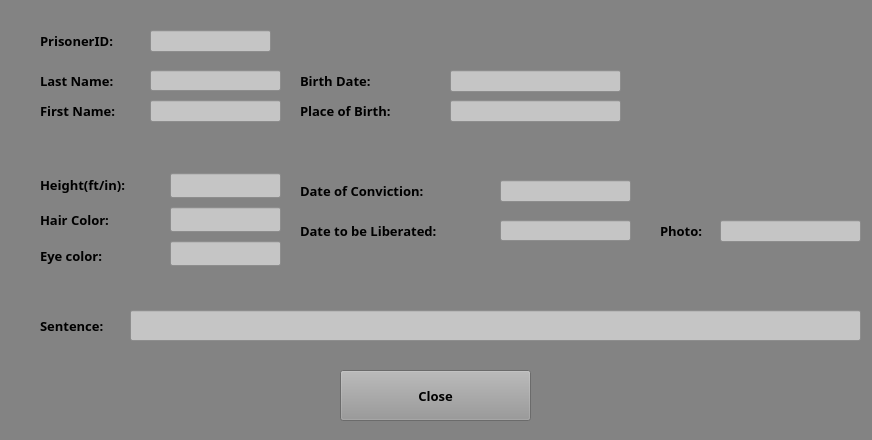
<?xml version="1.0" encoding="UTF-8"?>
<ui version="4.0">
 <class>Form</class>
 <widget class="QWidget" name="Form">
  <property name="geometry">
   <rect>
    <x>0</x>
    <y>0</y>
    <width>872</width>
    <height>440</height>
   </rect>
  </property>
  <property name="font">
   <font>
    <pointsize>9</pointsize>
   </font>
  </property>
  <property name="cursor">
   <cursorShape>PointingHandCursor</cursorShape>
  </property>
  <property name="windowTitle">
   <string>View Prisoner</string>
  </property>
  <property name="styleSheet">
   <string notr="true">background-color: rgb(131, 131, 131);</string>
  </property>
  <widget class="QLineEdit" name="prisonerID_lineEdit">
   <property name="geometry">
    <rect>
     <x>150</x>
     <y>30</y>
     <width>121</width>
     <height>22</height>
    </rect>
   </property>
   <property name="font">
    <font>
     <family>MV Boli</family>
     <pointsize>9</pointsize>
    </font>
   </property>
   <property name="cursor">
    <cursorShape>IBeamCursor</cursorShape>
   </property>
   <property name="autoFillBackground">
    <bool>false</bool>
   </property>
   <property name="styleSheet">
    <string notr="true">background-color: rgb(197, 197, 197);</string>
   </property>
   <property name="readOnly">
    <bool>true</bool>
   </property>
  </widget>
  <widget class="QLabel" name="label_4">
   <property name="geometry">
    <rect>
     <x>40</x>
     <y>30</y>
     <width>101</width>
     <height>21</height>
    </rect>
   </property>
   <property name="font">
    <font>
     <family>MV Boli</family>
     <pointsize>10</pointsize>
     <weight>75</weight>
     <bold>true</bold>
    </font>
   </property>
   <property name="cursor">
    <cursorShape>PointingHandCursor</cursorShape>
   </property>
   <property name="styleSheet">
    <string notr="true">background-color: qlineargradient(spread:pad, x1:0, y1:0, x2:0, y2:0, stop:0 rgba(0, 0, 0, 0), stop:1 rgba(255, 255, 255, 255));</string>
   </property>
   <property name="text">
    <string>PrisonerID:</string>
   </property>
  </widget>
  <widget class="QLabel" name="label_2">
   <property name="geometry">
    <rect>
     <x>40</x>
     <y>70</y>
     <width>111</width>
     <height>21</height>
    </rect>
   </property>
   <property name="font">
    <font>
     <family>MV Boli</family>
     <pointsize>10</pointsize>
     <weight>75</weight>
     <bold>true</bold>
    </font>
   </property>
   <property name="cursor">
    <cursorShape>PointingHandCursor</cursorShape>
   </property>
   <property name="styleSheet">
    <string notr="true">background-color: qlineargradient(spread:pad, x1:0, y1:0, x2:0, y2:0, stop:0 rgba(0, 0, 0, 0), stop:1 rgba(255, 255, 255, 255));</string>
   </property>
   <property name="text">
    <string>Last Name:</string>
   </property>
  </widget>
  <widget class="QLineEdit" name="sentence_lineEdit">
   <property name="geometry">
    <rect>
     <x>130</x>
     <y>310</y>
     <width>731</width>
     <height>31</height>
    </rect>
   </property>
   <property name="font">
    <font>
     <family>MV Boli</family>
     <pointsize>8</pointsize>
    </font>
   </property>
   <property name="cursor">
    <cursorShape>IBeamCursor</cursorShape>
   </property>
   <property name="autoFillBackground">
    <bool>false</bool>
   </property>
   <property name="styleSheet">
    <string notr="true">background-color: rgb(197, 197, 197);</string>
   </property>
   <property name="readOnly">
    <bool>true</bool>
   </property>
  </widget>
  <widget class="QLineEdit" name="lastName_lineEdit">
   <property name="geometry">
    <rect>
     <x>150</x>
     <y>70</y>
     <width>131</width>
     <height>21</height>
    </rect>
   </property>
   <property name="font">
    <font>
     <family>MV Boli</family>
     <pointsize>9</pointsize>
    </font>
   </property>
   <property name="cursor">
    <cursorShape>IBeamCursor</cursorShape>
   </property>
   <property name="autoFillBackground">
    <bool>false</bool>
   </property>
   <property name="styleSheet">
    <string notr="true">background-color: rgb(197, 197, 197);</string>
   </property>
   <property name="readOnly">
    <bool>true</bool>
   </property>
  </widget>
  <widget class="QLabel" name="label_5">
   <property name="geometry">
    <rect>
     <x>300</x>
     <y>70</y>
     <width>111</width>
     <height>21</height>
    </rect>
   </property>
   <property name="font">
    <font>
     <family>MV Boli</family>
     <pointsize>10</pointsize>
     <weight>75</weight>
     <bold>true</bold>
    </font>
   </property>
   <property name="cursor">
    <cursorShape>PointingHandCursor</cursorShape>
   </property>
   <property name="styleSheet">
    <string notr="true">background-color: qlineargradient(spread:pad, x1:0, y1:0, x2:0, y2:0, stop:0 rgba(0, 0, 0, 0), stop:1 rgba(255, 255, 255, 255));</string>
   </property>
   <property name="text">
    <string>Birth Date:</string>
   </property>
  </widget>
  <widget class="QLineEdit" name="dateToBeLiberated_lineEdit">
   <property name="geometry">
    <rect>
     <x>500</x>
     <y>220</y>
     <width>131</width>
     <height>21</height>
    </rect>
   </property>
   <property name="font">
    <font>
     <family>MV Boli</family>
     <pointsize>9</pointsize>
    </font>
   </property>
   <property name="cursor">
    <cursorShape>IBeamCursor</cursorShape>
   </property>
   <property name="autoFillBackground">
    <bool>false</bool>
   </property>
   <property name="styleSheet">
    <string notr="true">
background-color: rgb(197, 197, 197);</string>
   </property>
   <property name="text">
    <string/>
   </property>
   <property name="readOnly">
    <bool>true</bool>
   </property>
  </widget>
  <widget class="QPushButton" name="close_pushButton">
   <property name="geometry">
    <rect>
     <x>340</x>
     <y>370</y>
     <width>191</width>
     <height>51</height>
    </rect>
   </property>
   <property name="font">
    <font>
     <family>MV Boli</family>
     <pointsize>10</pointsize>
     <weight>75</weight>
     <bold>true</bold>
    </font>
   </property>
   <property name="cursor">
    <cursorShape>PointingHandCursor</cursorShape>
   </property>
   <property name="styleSheet">
    <string notr="true">background-color: rgb(150, 150, 150);</string>
   </property>
   <property name="text">
    <string>Close</string>
   </property>
  </widget>
  <widget class="QLabel" name="label_9">
   <property name="geometry">
    <rect>
     <x>300</x>
     <y>180</y>
     <width>181</width>
     <height>21</height>
    </rect>
   </property>
   <property name="font">
    <font>
     <family>MV Boli</family>
     <pointsize>10</pointsize>
     <weight>75</weight>
     <bold>true</bold>
    </font>
   </property>
   <property name="cursor">
    <cursorShape>PointingHandCursor</cursorShape>
   </property>
   <property name="styleSheet">
    <string notr="true">background-color: qlineargradient(spread:pad, x1:0, y1:0, x2:0, y2:0, stop:0 rgba(0, 0, 0, 0), stop:1 rgba(255, 255, 255, 255));</string>
   </property>
   <property name="text">
    <string>Date of Conviction:</string>
   </property>
  </widget>
  <widget class="QWidget" name="layoutWidget">
   <property name="geometry">
    <rect>
     <x>40</x>
     <y>170</y>
     <width>128</width>
     <height>100</height>
    </rect>
   </property>
   <property name="font">
    <font>
     <family>MV Boli</family>
     <pointsize>10</pointsize>
     <weight>75</weight>
     <bold>true</bold>
    </font>
   </property>
   <property name="cursor">
    <cursorShape>PointingHandCursor</cursorShape>
   </property>
   <property name="styleSheet">
    <string notr="true">background-color: qlineargradient(spread:pad, x1:0, y1:0, x2:0, y2:0, stop:0 rgba(0, 0, 0, 0), stop:1 rgba(255, 255, 255, 255));</string>
   </property>
   <layout class="QVBoxLayout" name="verticalLayout">
    <item>
     <widget class="QLabel" name="label_6">
      <property name="font">
       <font>
        <family>MV Boli</family>
        <pointsize>10</pointsize>
        <weight>75</weight>
        <bold>true</bold>
       </font>
      </property>
      <property name="cursor">
       <cursorShape>PointingHandCursor</cursorShape>
      </property>
      <property name="styleSheet">
       <string notr="true">background-color: qlineargradient(spread:pad, x1:0, y1:0, x2:0, y2:0, stop:0 rgba(0, 0, 0, 0), stop:1 rgba(255, 255, 255, 255));</string>
      </property>
      <property name="text">
       <string>Height(ft/in):</string>
      </property>
     </widget>
    </item>
    <item>
     <widget class="QLabel" name="label_7">
      <property name="font">
       <font>
        <family>MV Boli</family>
        <pointsize>10</pointsize>
        <weight>75</weight>
        <bold>true</bold>
       </font>
      </property>
      <property name="cursor">
       <cursorShape>PointingHandCursor</cursorShape>
      </property>
      <property name="styleSheet">
       <string notr="true">background-color: qlineargradient(spread:pad, x1:0, y1:0, x2:0, y2:0, stop:0 rgba(0, 0, 0, 0), stop:1 rgba(255, 255, 255, 255));</string>
      </property>
      <property name="text">
       <string>Hair Color:</string>
      </property>
     </widget>
    </item>
    <item>
     <widget class="QLabel" name="label_8">
      <property name="font">
       <font>
        <family>MV Boli</family>
        <pointsize>10</pointsize>
        <weight>75</weight>
        <bold>true</bold>
       </font>
      </property>
      <property name="cursor">
       <cursorShape>PointingHandCursor</cursorShape>
      </property>
      <property name="styleSheet">
       <string notr="true">background-color: qlineargradient(spread:pad, x1:0, y1:0, x2:0, y2:0, stop:0 rgba(0, 0, 0, 0), stop:1 rgba(255, 255, 255, 255));</string>
      </property>
      <property name="text">
       <string>Eye color:</string>
      </property>
     </widget>
    </item>
   </layout>
  </widget>
  <widget class="QLabel" name="label_11">
   <property name="geometry">
    <rect>
     <x>40</x>
     <y>310</y>
     <width>91</width>
     <height>31</height>
    </rect>
   </property>
   <property name="font">
    <font>
     <family>MV Boli</family>
     <pointsize>10</pointsize>
     <weight>75</weight>
     <bold>true</bold>
    </font>
   </property>
   <property name="cursor">
    <cursorShape>PointingHandCursor</cursorShape>
   </property>
   <property name="styleSheet">
    <string notr="true">background-color: qlineargradient(spread:pad, x1:0, y1:0, x2:0, y2:0, stop:0 rgba(0, 0, 0, 0), stop:1 rgba(255, 255, 255, 255));</string>
   </property>
   <property name="text">
    <string>Sentence:</string>
   </property>
  </widget>
  <widget class="QLineEdit" name="photo_lineEdit">
   <property name="geometry">
    <rect>
     <x>720</x>
     <y>220</y>
     <width>141</width>
     <height>22</height>
    </rect>
   </property>
   <property name="font">
    <font>
     <pointsize>6</pointsize>
    </font>
   </property>
   <property name="cursor">
    <cursorShape>IBeamCursor</cursorShape>
   </property>
   <property name="autoFillBackground">
    <bool>false</bool>
   </property>
   <property name="styleSheet">
    <string notr="true">background-color: rgb(197, 197, 197);</string>
   </property>
   <property name="readOnly">
    <bool>true</bool>
   </property>
  </widget>
  <widget class="QLineEdit" name="placeOfBirth_lineEdit">
   <property name="geometry">
    <rect>
     <x>450</x>
     <y>100</y>
     <width>171</width>
     <height>22</height>
    </rect>
   </property>
   <property name="font">
    <font>
     <family>MV Boli</family>
     <pointsize>9</pointsize>
    </font>
   </property>
   <property name="cursor">
    <cursorShape>IBeamCursor</cursorShape>
   </property>
   <property name="autoFillBackground">
    <bool>false</bool>
   </property>
   <property name="styleSheet">
    <string notr="true">
background-color: rgb(197, 197, 197);</string>
   </property>
   <property name="readOnly">
    <bool>true</bool>
   </property>
  </widget>
  <widget class="QLabel" name="label_3">
   <property name="geometry">
    <rect>
     <x>660</x>
     <y>220</y>
     <width>61</width>
     <height>21</height>
    </rect>
   </property>
   <property name="font">
    <font>
     <family>MV Boli</family>
     <pointsize>10</pointsize>
     <weight>75</weight>
     <bold>true</bold>
    </font>
   </property>
   <property name="cursor">
    <cursorShape>PointingHandCursor</cursorShape>
   </property>
   <property name="styleSheet">
    <string notr="true">background-color: qlineargradient(spread:pad, x1:0, y1:0, x2:0, y2:0, stop:0 rgba(0, 0, 0, 0), stop:1 rgba(255, 255, 255, 255));</string>
   </property>
   <property name="text">
    <string>Photo:</string>
   </property>
  </widget>
  <widget class="QLabel" name="label_10">
   <property name="geometry">
    <rect>
     <x>300</x>
     <y>220</y>
     <width>201</width>
     <height>21</height>
    </rect>
   </property>
   <property name="font">
    <font>
     <family>MV Boli</family>
     <pointsize>10</pointsize>
     <weight>75</weight>
     <bold>true</bold>
    </font>
   </property>
   <property name="cursor">
    <cursorShape>PointingHandCursor</cursorShape>
   </property>
   <property name="styleSheet">
    <string notr="true">background-color: qlineargradient(spread:pad, x1:0, y1:0, x2:0, y2:0, stop:0 rgba(0, 0, 0, 0), stop:1 rgba(255, 255, 255, 255));</string>
   </property>
   <property name="text">
    <string>Date to be Liberated:</string>
   </property>
  </widget>
  <widget class="QLineEdit" name="birthDate_lineEdit">
   <property name="geometry">
    <rect>
     <x>450</x>
     <y>70</y>
     <width>171</width>
     <height>22</height>
    </rect>
   </property>
   <property name="font">
    <font>
     <family>MV Boli</family>
     <pointsize>9</pointsize>
    </font>
   </property>
   <property name="cursor">
    <cursorShape>IBeamCursor</cursorShape>
   </property>
   <property name="autoFillBackground">
    <bool>false</bool>
   </property>
   <property name="styleSheet">
    <string notr="true">
background-color: rgb(197, 197, 197);</string>
   </property>
   <property name="readOnly">
    <bool>true</bool>
   </property>
  </widget>
  <widget class="QLabel" name="label">
   <property name="geometry">
    <rect>
     <x>40</x>
     <y>100</y>
     <width>111</width>
     <height>21</height>
    </rect>
   </property>
   <property name="font">
    <font>
     <family>MV Boli</family>
     <pointsize>10</pointsize>
     <weight>75</weight>
     <bold>true</bold>
    </font>
   </property>
   <property name="cursor">
    <cursorShape>PointingHandCursor</cursorShape>
   </property>
   <property name="styleSheet">
    <string notr="true">background-color: qlineargradient(spread:pad, x1:0, y1:0, x2:0, y2:0, stop:0 rgba(0, 0, 0, 0), stop:1 rgba(255, 255, 255, 255));</string>
   </property>
   <property name="text">
    <string>First Name:</string>
   </property>
  </widget>
  <widget class="QLineEdit" name="firstName_lineEdit">
   <property name="geometry">
    <rect>
     <x>150</x>
     <y>100</y>
     <width>131</width>
     <height>22</height>
    </rect>
   </property>
   <property name="font">
    <font>
     <family>MV Boli</family>
     <pointsize>9</pointsize>
    </font>
   </property>
   <property name="cursor">
    <cursorShape>IBeamCursor</cursorShape>
   </property>
   <property name="autoFillBackground">
    <bool>false</bool>
   </property>
   <property name="styleSheet">
    <string notr="true">background-color: rgb(197, 197, 197);</string>
   </property>
   <property name="readOnly">
    <bool>true</bool>
   </property>
  </widget>
  <widget class="QLineEdit" name="dateOfConviction_lineEdit">
   <property name="geometry">
    <rect>
     <x>500</x>
     <y>180</y>
     <width>131</width>
     <height>22</height>
    </rect>
   </property>
   <property name="font">
    <font>
     <family>MV Boli</family>
     <pointsize>9</pointsize>
    </font>
   </property>
   <property name="cursor">
    <cursorShape>IBeamCursor</cursorShape>
   </property>
   <property name="autoFillBackground">
    <bool>false</bool>
   </property>
   <property name="styleSheet">
    <string notr="true">
background-color: rgb(197, 197, 197);</string>
   </property>
   <property name="readOnly">
    <bool>true</bool>
   </property>
  </widget>
  <widget class="QLabel" name="label_12">
   <property name="geometry">
    <rect>
     <x>300</x>
     <y>100</y>
     <width>131</width>
     <height>21</height>
    </rect>
   </property>
   <property name="font">
    <font>
     <family>MV Boli</family>
     <pointsize>10</pointsize>
     <weight>75</weight>
     <bold>true</bold>
    </font>
   </property>
   <property name="cursor">
    <cursorShape>PointingHandCursor</cursorShape>
   </property>
   <property name="styleSheet">
    <string notr="true">background-color: qlineargradient(spread:pad, x1:0, y1:0, x2:0, y2:0, stop:0 rgba(0, 0, 0, 0), stop:1 rgba(255, 255, 255, 255));</string>
   </property>
   <property name="text">
    <string>Place of Birth: </string>
   </property>
  </widget>
  <widget class="QLabel" name="image_label">
   <property name="geometry">
    <rect>
     <x>660</x>
     <y>10</y>
     <width>201</width>
     <height>201</height>
    </rect>
   </property>
   <property name="cursor">
    <cursorShape>PointingHandCursor</cursorShape>
   </property>
   <property name="text">
    <string/>
   </property>
   <property name="pixmap">
    <pixmap>../../Downloads/no-image.png</pixmap>
   </property>
   <property name="scaledContents">
    <bool>true</bool>
   </property>
  </widget>
  <widget class="QWidget" name="layoutWidget">
   <property name="geometry">
    <rect>
     <x>170</x>
     <y>170</y>
     <width>111</width>
     <height>101</height>
    </rect>
   </property>
   <layout class="QVBoxLayout" name="verticalLayout_2">
    <item>
     <widget class="QLineEdit" name="height_lineEdit">
      <property name="font">
       <font>
        <family>MV Boli</family>
        <pointsize>9</pointsize>
       </font>
      </property>
      <property name="cursor">
       <cursorShape>IBeamCursor</cursorShape>
      </property>
      <property name="autoFillBackground">
       <bool>false</bool>
      </property>
      <property name="styleSheet">
       <string notr="true">background-color: rgb(197, 197, 197);</string>
      </property>
      <property name="readOnly">
       <bool>true</bool>
      </property>
     </widget>
    </item>
    <item>
     <widget class="QLineEdit" name="hair_lineEdit">
      <property name="font">
       <font>
        <family>MV Boli</family>
        <pointsize>9</pointsize>
       </font>
      </property>
      <property name="cursor">
       <cursorShape>IBeamCursor</cursorShape>
      </property>
      <property name="autoFillBackground">
       <bool>false</bool>
      </property>
      <property name="styleSheet">
       <string notr="true">background-color: rgb(197, 197, 197);</string>
      </property>
      <property name="readOnly">
       <bool>true</bool>
      </property>
     </widget>
    </item>
    <item>
     <widget class="QLineEdit" name="eyes_lineEdit">
      <property name="font">
       <font>
        <family>MV Boli</family>
        <pointsize>9</pointsize>
       </font>
      </property>
      <property name="cursor">
       <cursorShape>IBeamCursor</cursorShape>
      </property>
      <property name="autoFillBackground">
       <bool>false</bool>
      </property>
      <property name="styleSheet">
       <string notr="true">background-color: rgb(197, 197, 197);</string>
      </property>
      <property name="readOnly">
       <bool>true</bool>
      </property>
     </widget>
    </item>
   </layout>
  </widget>
 </widget>
 <tabstops>
  <tabstop>prisonerID_lineEdit</tabstop>
  <tabstop>lastName_lineEdit</tabstop>
  <tabstop>firstName_lineEdit</tabstop>
  <tabstop>height_lineEdit</tabstop>
  <tabstop>hair_lineEdit</tabstop>
  <tabstop>eyes_lineEdit</tabstop>
  <tabstop>birthDate_lineEdit</tabstop>
  <tabstop>placeOfBirth_lineEdit</tabstop>
  <tabstop>dateOfConviction_lineEdit</tabstop>
  <tabstop>dateToBeLiberated_lineEdit</tabstop>
  <tabstop>sentence_lineEdit</tabstop>
  <tabstop>close_pushButton</tabstop>
  <tabstop>photo_lineEdit</tabstop>
 </tabstops>
 <resources/>
 <connections>
  <connection>
   <sender>close_pushButton</sender>
   <signal>clicked()</signal>
   <receiver>Form</receiver>
   <slot>hide()</slot>
   <hints>
    <hint type="sourcelabel">
     <x>389</x>
     <y>385</y>
    </hint>
    <hint type="destinationlabel">
     <x>246</x>
     <y>379</y>
    </hint>
   </hints>
  </connection>
 </connections>
</ui>
